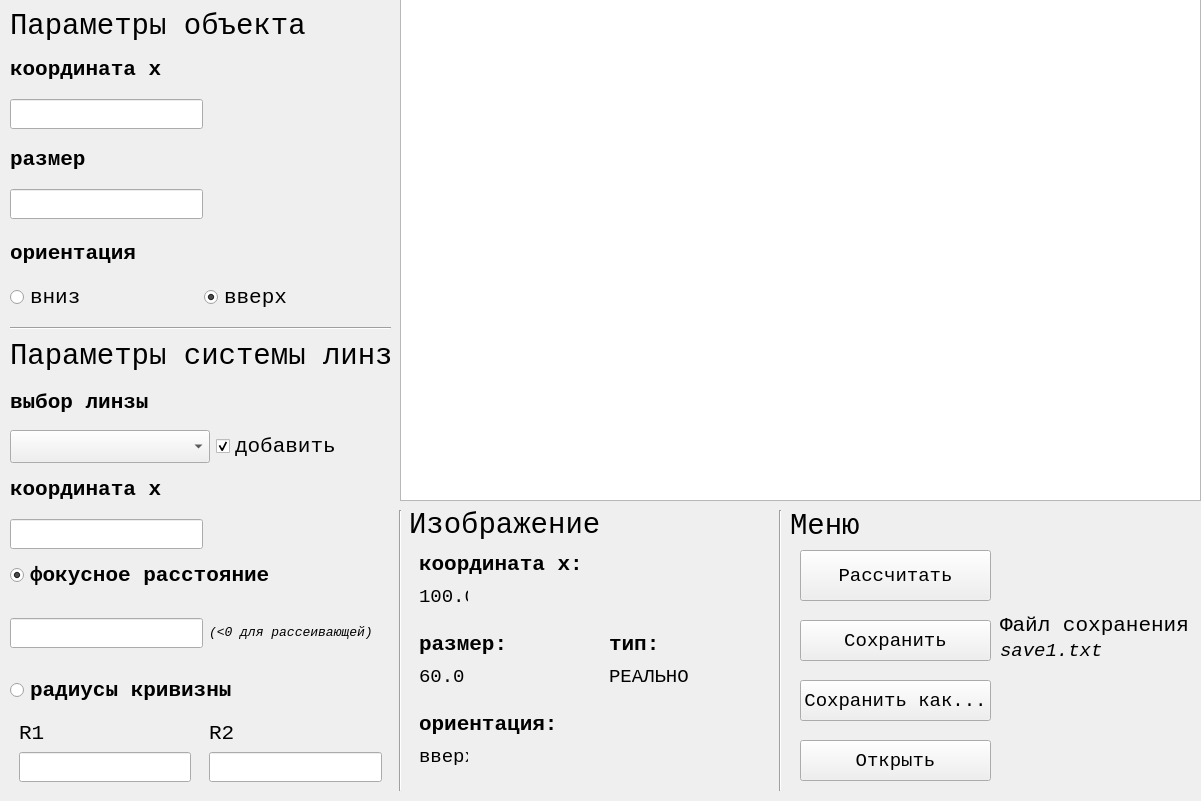
<?xml version="1.0" encoding="UTF-8"?>
<ui version="4.0">
 <class>MainWindow</class>
 <widget class="QMainWindow" name="MainWindow">
  <property name="geometry">
   <rect>
    <x>0</x>
    <y>0</y>
    <width>1201</width>
    <height>801</height>
   </rect>
  </property>
  <property name="sizePolicy">
   <sizepolicy hsizetype="Fixed" vsizetype="Fixed">
    <horstretch>0</horstretch>
    <verstretch>0</verstretch>
   </sizepolicy>
  </property>
  <property name="font">
   <font>
    <family>Consolas</family>
    <pointsize>16</pointsize>
   </font>
  </property>
  <property name="windowTitle">
   <string>Модель системы линз</string>
  </property>
  <widget class="QWidget" name="centralwidget">
   <property name="sizePolicy">
    <sizepolicy hsizetype="Fixed" vsizetype="Fixed">
     <horstretch>0</horstretch>
     <verstretch>0</verstretch>
    </sizepolicy>
   </property>
   <property name="font">
    <font>
     <family>Consolas</family>
     <pointsize>16</pointsize>
    </font>
   </property>
   <widget class="QWidget" name="objectParameters" native="true">
    <property name="geometry">
     <rect>
      <x>0</x>
      <y>0</y>
      <width>400</width>
      <height>311</height>
     </rect>
    </property>
    <property name="sizePolicy">
     <sizepolicy hsizetype="Fixed" vsizetype="Fixed">
      <horstretch>0</horstretch>
      <verstretch>0</verstretch>
     </sizepolicy>
    </property>
    <widget class="QWidget" name="objectXField" native="true">
     <property name="geometry">
      <rect>
       <x>10</x>
       <y>50</y>
       <width>381</width>
       <height>83</height>
      </rect>
     </property>
     <layout class="QVBoxLayout" name="verticalLayout">
      <item>
       <widget class="QLabel" name="objectXFieldLabel">
        <property name="font">
         <font>
          <family>Consolas</family>
          <pointsize>16</pointsize>
          <bold>true</bold>
         </font>
        </property>
        <property name="text">
         <string>координата x</string>
        </property>
       </widget>
      </item>
      <item>
       <layout class="QHBoxLayout" name="objectXLayout">
        <item>
         <widget class="QLineEdit" name="objectXInput">
          <property name="sizePolicy">
           <sizepolicy hsizetype="Maximum" vsizetype="Fixed">
            <horstretch>0</horstretch>
            <verstretch>0</verstretch>
           </sizepolicy>
          </property>
          <property name="font">
           <font>
            <family>Consolas</family>
            <pointsize>14</pointsize>
           </font>
          </property>
         </widget>
        </item>
        <item>
         <widget class="QLabel" name="objectXInputLabel">
          <property name="font">
           <font>
            <family>Consolas</family>
            <pointsize>11</pointsize>
            <italic>true</italic>
           </font>
          </property>
          <property name="text">
           <string/>
          </property>
         </widget>
        </item>
       </layout>
      </item>
     </layout>
    </widget>
    <widget class="QLabel" name="objectParametersLabel">
     <property name="geometry">
      <rect>
       <x>10</x>
       <y>10</y>
       <width>381</width>
       <height>31</height>
      </rect>
     </property>
     <property name="font">
      <font>
       <family>Consolas</family>
       <pointsize>22</pointsize>
      </font>
     </property>
     <property name="text">
      <string>Параметры объекта</string>
     </property>
    </widget>
    <widget class="QWidget" name="objectSizeField" native="true">
     <property name="geometry">
      <rect>
       <x>10</x>
       <y>140</y>
       <width>381</width>
       <height>83</height>
      </rect>
     </property>
     <layout class="QVBoxLayout" name="verticalLayout_2">
      <item>
       <widget class="QLabel" name="objectSizeFieldLabel">
        <property name="font">
         <font>
          <family>Consolas</family>
          <pointsize>16</pointsize>
          <bold>true</bold>
         </font>
        </property>
        <property name="text">
         <string>размер</string>
        </property>
       </widget>
      </item>
      <item>
       <layout class="QHBoxLayout" name="objectSizeLayout">
        <item>
         <widget class="QLineEdit" name="objectSizeInput">
          <property name="sizePolicy">
           <sizepolicy hsizetype="Maximum" vsizetype="Fixed">
            <horstretch>0</horstretch>
            <verstretch>0</verstretch>
           </sizepolicy>
          </property>
          <property name="font">
           <font>
            <family>Consolas</family>
            <pointsize>14</pointsize>
           </font>
          </property>
         </widget>
        </item>
        <item>
         <widget class="QLabel" name="objectSizeInputLabel">
          <property name="font">
           <font>
            <family>Consolas</family>
            <pointsize>11</pointsize>
            <italic>true</italic>
           </font>
          </property>
          <property name="text">
           <string/>
          </property>
         </widget>
        </item>
       </layout>
      </item>
     </layout>
    </widget>
    <widget class="QWidget" name="objectOrientationSelect" native="true">
     <property name="geometry">
      <rect>
       <x>10</x>
       <y>230</y>
       <width>381</width>
       <height>83</height>
      </rect>
     </property>
     <layout class="QVBoxLayout" name="verticalLayout_3">
      <item>
       <widget class="QLabel" name="objectOrientationSelectLabel">
        <property name="font">
         <font>
          <family>Consolas</family>
          <pointsize>16</pointsize>
          <bold>true</bold>
         </font>
        </property>
        <property name="text">
         <string>ориентация</string>
        </property>
       </widget>
      </item>
      <item>
       <layout class="QHBoxLayout" name="objectOrientationLayout">
        <item>
         <widget class="QRadioButton" name="objectOrientationRBDown">
          <property name="font">
           <font>
            <family>Consolas</family>
            <pointsize>16</pointsize>
            <bold>false</bold>
           </font>
          </property>
          <property name="text">
           <string>вниз</string>
          </property>
         </widget>
        </item>
        <item>
         <widget class="QRadioButton" name="objectOrientationRBUp">
          <property name="text">
           <string>вверх</string>
          </property>
          <property name="checked">
           <bool>true</bool>
          </property>
         </widget>
        </item>
       </layout>
      </item>
     </layout>
    </widget>
   </widget>
   <widget class="QGraphicsView" name="graphicsView">
    <property name="geometry">
     <rect>
      <x>400</x>
      <y>-10</y>
      <width>801</width>
      <height>511</height>
     </rect>
    </property>
   </widget>
   <widget class="QWidget" name="lensesParameters" native="true">
    <property name="geometry">
     <rect>
      <x>0</x>
      <y>330</y>
      <width>400</width>
      <height>471</height>
     </rect>
    </property>
    <property name="sizePolicy">
     <sizepolicy hsizetype="Fixed" vsizetype="Fixed">
      <horstretch>0</horstretch>
      <verstretch>0</verstretch>
     </sizepolicy>
    </property>
    <widget class="QWidget" name="lensesSelectField" native="true">
     <property name="geometry">
      <rect>
       <x>10</x>
       <y>50</y>
       <width>381</width>
       <height>83</height>
      </rect>
     </property>
     <layout class="QVBoxLayout" name="verticalLayout_4">
      <item>
       <widget class="QLabel" name="lensesSelectFieldLabel">
        <property name="font">
         <font>
          <family>Consolas</family>
          <pointsize>16</pointsize>
          <bold>true</bold>
         </font>
        </property>
        <property name="text">
         <string>выбор линзы</string>
        </property>
       </widget>
      </item>
      <item>
       <layout class="QHBoxLayout" name="lensesSelectLayout">
        <item>
         <widget class="QComboBox" name="lensesSelectComboBox">
          <property name="sizePolicy">
           <sizepolicy hsizetype="Maximum" vsizetype="Fixed">
            <horstretch>0</horstretch>
            <verstretch>0</verstretch>
           </sizepolicy>
          </property>
          <property name="minimumSize">
           <size>
            <width>200</width>
            <height>0</height>
           </size>
          </property>
          <property name="currentIndex">
           <number>-1</number>
          </property>
          <property name="maxVisibleItems">
           <number>5</number>
          </property>
          <property name="minimumContentsLength">
           <number>5</number>
          </property>
          <property name="placeholderText">
           <string>1</string>
          </property>
         </widget>
        </item>
        <item>
         <widget class="QCheckBox" name="lensesSelectCheckBox">
          <property name="text">
           <string>добавить</string>
          </property>
          <property name="checked">
           <bool>true</bool>
          </property>
         </widget>
        </item>
       </layout>
      </item>
     </layout>
    </widget>
    <widget class="QLabel" name="lensesParametersLabel">
     <property name="geometry">
      <rect>
       <x>10</x>
       <y>10</y>
       <width>381</width>
       <height>31</height>
      </rect>
     </property>
     <property name="font">
      <font>
       <family>Consolas</family>
       <pointsize>22</pointsize>
      </font>
     </property>
     <property name="text">
      <string>Параметры системы линз</string>
     </property>
    </widget>
    <widget class="QWidget" name="lensesXField" native="true">
     <property name="geometry">
      <rect>
       <x>10</x>
       <y>140</y>
       <width>381</width>
       <height>83</height>
      </rect>
     </property>
     <layout class="QVBoxLayout" name="verticalLayout_10">
      <item>
       <widget class="QLabel" name="lensesXFieldLabel">
        <property name="font">
         <font>
          <family>Consolas</family>
          <pointsize>16</pointsize>
          <bold>true</bold>
         </font>
        </property>
        <property name="text">
         <string>координата x</string>
        </property>
       </widget>
      </item>
      <item>
       <layout class="QHBoxLayout" name="lensesXFieldLayout">
        <item>
         <widget class="QLineEdit" name="lensesXInput">
          <property name="sizePolicy">
           <sizepolicy hsizetype="Maximum" vsizetype="Fixed">
            <horstretch>0</horstretch>
            <verstretch>0</verstretch>
           </sizepolicy>
          </property>
          <property name="font">
           <font>
            <family>Consolas</family>
            <pointsize>14</pointsize>
           </font>
          </property>
         </widget>
        </item>
        <item>
         <widget class="QLabel" name="lensesXInputLabel">
          <property name="font">
           <font>
            <family>Consolas</family>
            <pointsize>11</pointsize>
            <italic>true</italic>
           </font>
          </property>
          <property name="text">
           <string/>
          </property>
         </widget>
        </item>
       </layout>
      </item>
     </layout>
    </widget>
    <widget class="QWidget" name="lensesSettingChoice" native="true">
     <property name="geometry">
      <rect>
       <x>10</x>
       <y>230</y>
       <width>381</width>
       <height>231</height>
      </rect>
     </property>
     <layout class="QVBoxLayout" name="verticalLayout_5">
      <item>
       <widget class="QRadioButton" name="lensesSettingRBFocalLen">
        <property name="font">
         <font>
          <family>Consolas</family>
          <pointsize>16</pointsize>
          <bold>true</bold>
         </font>
        </property>
        <property name="text">
         <string>фокусное расстояние</string>
        </property>
        <property name="checked">
         <bool>true</bool>
        </property>
       </widget>
      </item>
      <item>
       <layout class="QHBoxLayout" name="lensesSettingFocalLenLayout">
        <item>
         <widget class="QLineEdit" name="lensesSettingFocalLenInput">
          <property name="sizePolicy">
           <sizepolicy hsizetype="Maximum" vsizetype="Fixed">
            <horstretch>0</horstretch>
            <verstretch>0</verstretch>
           </sizepolicy>
          </property>
          <property name="font">
           <font>
            <family>Consolas</family>
            <pointsize>14</pointsize>
           </font>
          </property>
         </widget>
        </item>
        <item>
         <widget class="QLabel" name="lensesSettingFocalLenInputLabel">
          <property name="font">
           <font>
            <family>Consolas</family>
            <pointsize>10</pointsize>
            <italic>true</italic>
           </font>
          </property>
          <property name="text">
           <string>(&lt;0 для рассеивающей)</string>
          </property>
         </widget>
        </item>
       </layout>
      </item>
      <item>
       <widget class="QRadioButton" name="lensesSettingRBRadius">
        <property name="font">
         <font>
          <family>Consolas</family>
          <pointsize>16</pointsize>
          <bold>true</bold>
         </font>
        </property>
        <property name="text">
         <string>радиусы кривизны</string>
        </property>
       </widget>
      </item>
      <item>
       <layout class="QHBoxLayout" name="lensesSettingRadiusLayout">
        <property name="spacing">
         <number>0</number>
        </property>
        <item>
         <widget class="QWidget" name="lensesSettingR1Field" native="true">
          <layout class="QVBoxLayout" name="verticalLayout_11">
           <item>
            <widget class="QLabel" name="lensesSettingR1InputLabel">
             <property name="text">
              <string>R1</string>
             </property>
            </widget>
           </item>
           <item>
            <widget class="QLineEdit" name="lensesSettingR1Input">
             <property name="enabled">
              <bool>true</bool>
             </property>
             <property name="font">
              <font>
               <family>Consolas</family>
               <pointsize>14</pointsize>
              </font>
             </property>
            </widget>
           </item>
          </layout>
         </widget>
        </item>
        <item>
         <widget class="QWidget" name="lensesSettingR2Field" native="true">
          <layout class="QVBoxLayout" name="verticalLayout_12">
           <item>
            <widget class="QLabel" name="lensesSettingR2InputLabel">
             <property name="text">
              <string>R2</string>
             </property>
            </widget>
           </item>
           <item>
            <widget class="QLineEdit" name="lensesSettingR2Input">
             <property name="font">
              <font>
               <family>Consolas</family>
               <pointsize>14</pointsize>
              </font>
             </property>
            </widget>
           </item>
          </layout>
         </widget>
        </item>
       </layout>
      </item>
     </layout>
    </widget>
   </widget>
   <widget class="QWidget" name="imageStats" native="true">
    <property name="geometry">
     <rect>
      <x>409</x>
      <y>509</y>
      <width>361</width>
      <height>281</height>
     </rect>
    </property>
    <widget class="QLabel" name="imageStatsLabel">
     <property name="geometry">
      <rect>
       <x>0</x>
       <y>0</y>
       <width>351</width>
       <height>31</height>
      </rect>
     </property>
     <property name="font">
      <font>
       <family>Consolas</family>
       <pointsize>22</pointsize>
      </font>
     </property>
     <property name="text">
      <string>Изображение</string>
     </property>
    </widget>
    <widget class="QLabel" name="imageStatsXLabel">
     <property name="geometry">
      <rect>
       <x>10</x>
       <y>40</y>
       <width>161</width>
       <height>31</height>
      </rect>
     </property>
     <property name="font">
      <font>
       <family>Consolas</family>
       <pointsize>16</pointsize>
       <bold>true</bold>
      </font>
     </property>
     <property name="text">
      <string>координата x:</string>
     </property>
    </widget>
    <widget class="QLabel" name="imageStatsSizeLabel">
     <property name="geometry">
      <rect>
       <x>10</x>
       <y>120</y>
       <width>161</width>
       <height>31</height>
      </rect>
     </property>
     <property name="font">
      <font>
       <family>Consolas</family>
       <pointsize>16</pointsize>
       <bold>true</bold>
      </font>
     </property>
     <property name="text">
      <string>размер:</string>
     </property>
    </widget>
    <widget class="QLabel" name="imageStatsOrientationLabel">
     <property name="geometry">
      <rect>
       <x>10</x>
       <y>200</y>
       <width>161</width>
       <height>31</height>
      </rect>
     </property>
     <property name="font">
      <font>
       <family>Consolas</family>
       <pointsize>16</pointsize>
       <bold>true</bold>
      </font>
     </property>
     <property name="text">
      <string>ориентация:</string>
     </property>
    </widget>
    <widget class="QLabel" name="imageStatsOrientationOutput">
     <property name="geometry">
      <rect>
       <x>10</x>
       <y>240</y>
       <width>49</width>
       <height>16</height>
      </rect>
     </property>
     <property name="font">
      <font>
       <family>Consolas</family>
       <pointsize>14</pointsize>
      </font>
     </property>
     <property name="text">
      <string>вверх</string>
     </property>
    </widget>
    <widget class="QLabel" name="imageStatsSizeOutput">
     <property name="geometry">
      <rect>
       <x>10</x>
       <y>160</y>
       <width>49</width>
       <height>16</height>
      </rect>
     </property>
     <property name="font">
      <font>
       <family>Consolas</family>
       <pointsize>14</pointsize>
      </font>
     </property>
     <property name="text">
      <string>60.0</string>
     </property>
    </widget>
    <widget class="QLabel" name="imageStatsXOutput">
     <property name="geometry">
      <rect>
       <x>10</x>
       <y>80</y>
       <width>49</width>
       <height>16</height>
      </rect>
     </property>
     <property name="font">
      <font>
       <family>Consolas</family>
       <pointsize>14</pointsize>
      </font>
     </property>
     <property name="text">
      <string>100.0</string>
     </property>
    </widget>
    <widget class="QLabel" name="imageStatsTypeLabel">
     <property name="geometry">
      <rect>
       <x>200</x>
       <y>120</y>
       <width>161</width>
       <height>31</height>
      </rect>
     </property>
     <property name="font">
      <font>
       <family>Consolas</family>
       <pointsize>16</pointsize>
       <bold>true</bold>
      </font>
     </property>
     <property name="text">
      <string>тип:</string>
     </property>
    </widget>
    <widget class="QLabel" name="imageStatsTypeOutput">
     <property name="geometry">
      <rect>
       <x>200</x>
       <y>160</y>
       <width>81</width>
       <height>16</height>
      </rect>
     </property>
     <property name="font">
      <font>
       <family>Consolas</family>
       <pointsize>14</pointsize>
      </font>
     </property>
     <property name="text">
      <string>РЕАЛЬНОЕ</string>
     </property>
    </widget>
   </widget>
   <widget class="Line" name="line_1">
    <property name="geometry">
     <rect>
      <x>10</x>
      <y>320</y>
      <width>381</width>
      <height>16</height>
     </rect>
    </property>
    <property name="orientation">
     <enum>Qt::Horizontal</enum>
    </property>
   </widget>
   <widget class="Line" name="line_2">
    <property name="geometry">
     <rect>
      <x>390</x>
      <y>510</y>
      <width>21</width>
      <height>281</height>
     </rect>
    </property>
    <property name="orientation">
     <enum>Qt::Vertical</enum>
    </property>
   </widget>
   <widget class="QWidget" name="menu" native="true">
    <property name="geometry">
     <rect>
      <x>790</x>
      <y>510</y>
      <width>401</width>
      <height>281</height>
     </rect>
    </property>
    <widget class="QLabel" name="menuLabel">
     <property name="geometry">
      <rect>
       <x>0</x>
       <y>0</y>
       <width>351</width>
       <height>31</height>
      </rect>
     </property>
     <property name="font">
      <font>
       <family>Consolas</family>
       <pointsize>22</pointsize>
      </font>
     </property>
     <property name="text">
      <string>Меню</string>
     </property>
    </widget>
    <widget class="QPushButton" name="menuCalculateButton">
     <property name="geometry">
      <rect>
       <x>10</x>
       <y>40</y>
       <width>191</width>
       <height>51</height>
      </rect>
     </property>
     <property name="font">
      <font>
       <family>Consolas</family>
       <pointsize>14</pointsize>
      </font>
     </property>
     <property name="text">
      <string>Рассчитать</string>
     </property>
    </widget>
    <widget class="QPushButton" name="menuSaveButton">
     <property name="geometry">
      <rect>
       <x>10</x>
       <y>110</y>
       <width>191</width>
       <height>41</height>
      </rect>
     </property>
     <property name="font">
      <font>
       <family>Consolas</family>
       <pointsize>14</pointsize>
      </font>
     </property>
     <property name="text">
      <string>Сохранить</string>
     </property>
    </widget>
    <widget class="QPushButton" name="menuSaveAsButton">
     <property name="geometry">
      <rect>
       <x>10</x>
       <y>170</y>
       <width>191</width>
       <height>41</height>
      </rect>
     </property>
     <property name="font">
      <font>
       <family>Consolas</family>
       <pointsize>14</pointsize>
      </font>
     </property>
     <property name="text">
      <string>Сохранить как...</string>
     </property>
    </widget>
    <widget class="QPushButton" name="menuOpenButton">
     <property name="geometry">
      <rect>
       <x>10</x>
       <y>230</y>
       <width>191</width>
       <height>41</height>
      </rect>
     </property>
     <property name="font">
      <font>
       <family>Consolas</family>
       <pointsize>14</pointsize>
      </font>
     </property>
     <property name="text">
      <string>Открыть</string>
     </property>
    </widget>
    <widget class="QLabel" name="menuSaveFileLabel">
     <property name="geometry">
      <rect>
       <x>210</x>
       <y>100</y>
       <width>191</width>
       <height>31</height>
      </rect>
     </property>
     <property name="text">
      <string>Файл сохранения:</string>
     </property>
    </widget>
    <widget class="QLabel" name="menuSaveFileNameLabel">
     <property name="geometry">
      <rect>
       <x>210</x>
       <y>130</y>
       <width>191</width>
       <height>21</height>
      </rect>
     </property>
     <property name="font">
      <font>
       <family>Consolas</family>
       <pointsize>14</pointsize>
       <italic>true</italic>
      </font>
     </property>
     <property name="text">
      <string>save1.txt</string>
     </property>
    </widget>
   </widget>
   <widget class="Line" name="line_3">
    <property name="geometry">
     <rect>
      <x>770</x>
      <y>510</y>
      <width>21</width>
      <height>281</height>
     </rect>
    </property>
    <property name="orientation">
     <enum>Qt::Vertical</enum>
    </property>
   </widget>
  </widget>
 </widget>
 <resources/>
 <connections/>
</ui>
